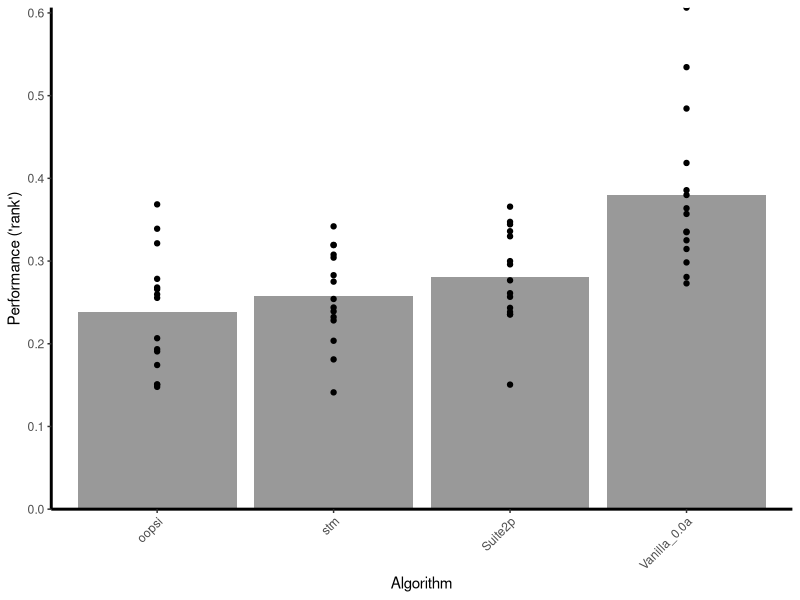
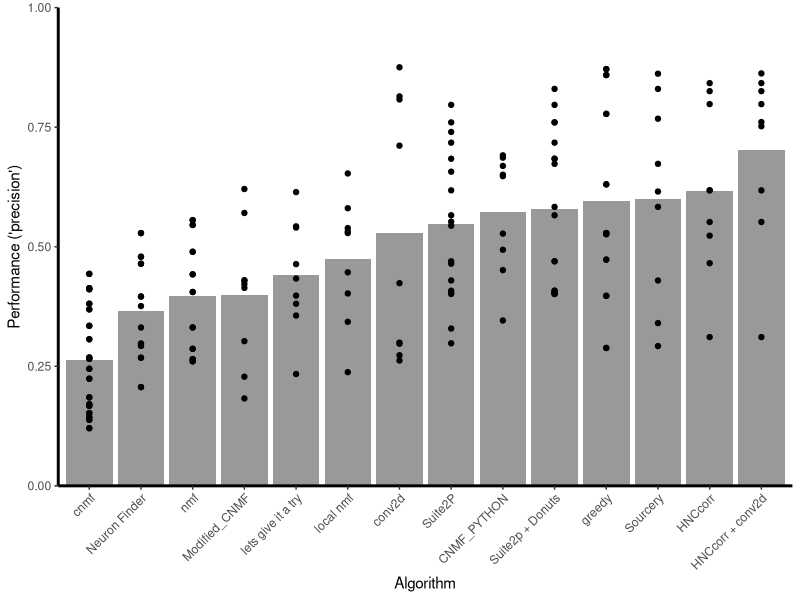
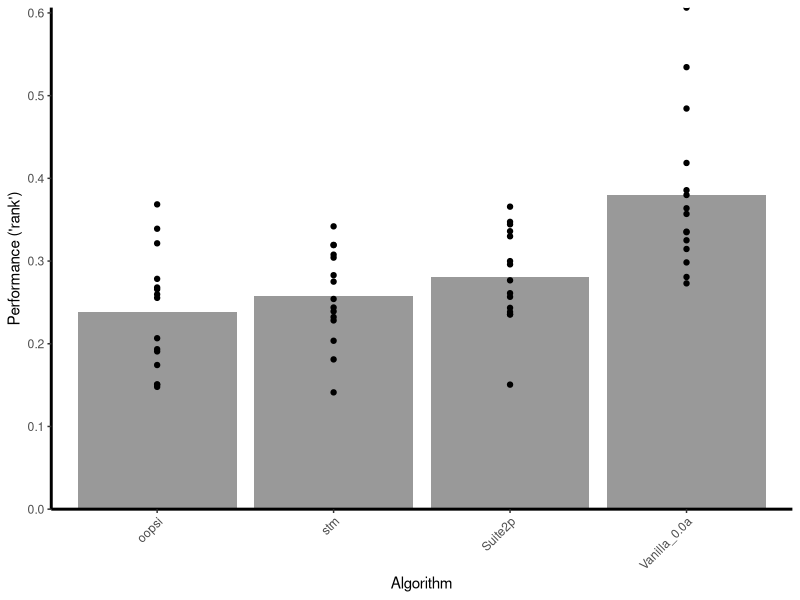
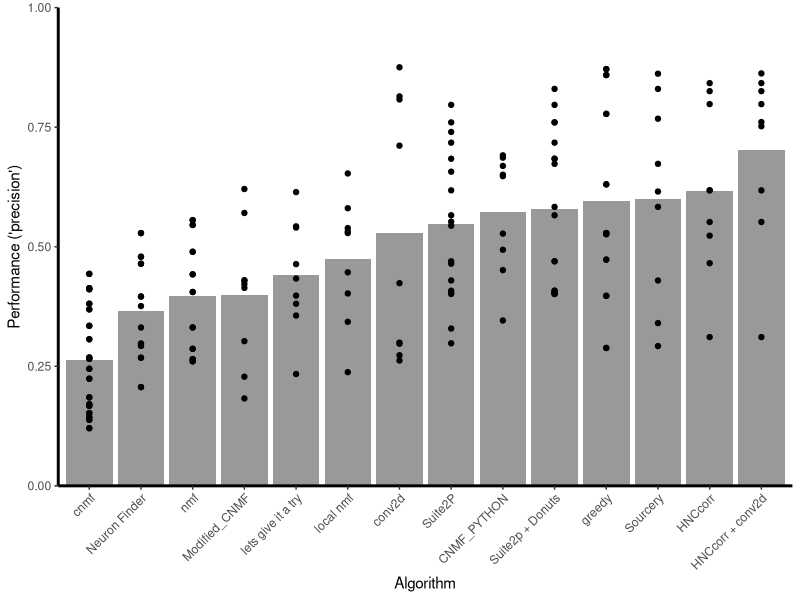

Here is the R script that generated these plots, in order:
## ---- chunk 1

library(ggplot2)

setwd("C:/Users/Luke Edward Rogerson/Documents/Spikefinder & Neurofinder")
sf_data = read.csv("spikefinder.csv")
nf_data = read.csv("neurofinder.csv") 

## ---- chunk 2
measure <- 'rank'
sf_data_comb <- subset(sf_data, label_label == measure, select = c('algo_algorithm', 'label_value', 'dset_dataset'))
sf_data_comb <- subset(sf_data_comb, algo_algorithm != 'derivative', select = c('algo_algorithm', 'label_value', 'dset_dataset'))
# sf_group_mean <- aggregate(sf_data_comb$label_value, list(sf_data_comb$algo_algorithm), mean)
# sf_group_thresh <- subset(sf_group_mean, x > 0, select = ('Group.1'))
# sf_data_comb <- sf_data_comb[sf_data_comb$algo_algorithm %in% sf_group_thresh$Group.1,]

plt <- ggplot(
    sf_data_comb,
    aes(x = reorder(algo_algorithm, label_value, mean), y = label_value)
  ) + 
  theme_classic() +
  theme(
    axis.text.x = element_text(angle = 45, hjust = 1),
    axis.line.x = element_line(color="black", size=1),
    axis.line.y = element_line(color="black", size=1)
    ) +
  stat_summary(fun.y = "mean", fun.ymin = min, fun.ymax = max, geom = "bar", fill = "grey60") +
  geom_point() +
  scale_x_discrete(name="Algorithm") +
  scale_y_continuous(name=paste("Performance ('", measure, "')", sep = ''),  expand = c(0, 0)) # limits = c(0, 1),

plt

ggsave(paste("Spikefinder ('", measure, "').eps", sep = ''))

## ---- chunk 3

measure <- 'precision'
nf_data_comb <- subset(nf_data, label_label == measure, select = c('algo_algorithm', 'label_value', 'dset_dataset'))
nf_data_comb <- subset(nf_data_comb, algo_algorithm != 'Test Submission', select = c('algo_algorithm', 'label_value', 'dset_dataset'))
nf_group_mean <- aggregate(nf_data_comb$label_value, list(nf_data_comb$algo_algorithm), mean)
nf_group_thresh <- subset(nf_group_mean, x > 0.20, select = ('Group.1'))
nf_data_comb <- nf_data_comb[nf_data_comb$algo_algorithm %in% nf_group_thresh$Group.1,]

plt <- ggplot(
    nf_data_comb,
    aes(x = reorder(algo_algorithm, label_value, mean), y = label_value)
  ) + 
  theme_classic() +
  theme(
    axis.text.x = element_text(angle = 45, hjust = 1),
    axis.line.x = element_line(color="black", size=1),
    axis.line.y = element_line(color="black", size=1)
    ) +
  stat_summary(fun.y = "mean", fun.ymin = min, fun.ymax = max, geom = "bar", alpha = 1, fill = "grey60") +
  geom_point() +
  scale_x_discrete(name="Algorithm") +
  scale_y_continuous(name=paste("Performance ('", measure, "')", sep = ''), limits=c(0, 1), expand = c(0,0))

plt

ggsave(paste("Neurofinder ('", measure, "').eps", sep = ''))
